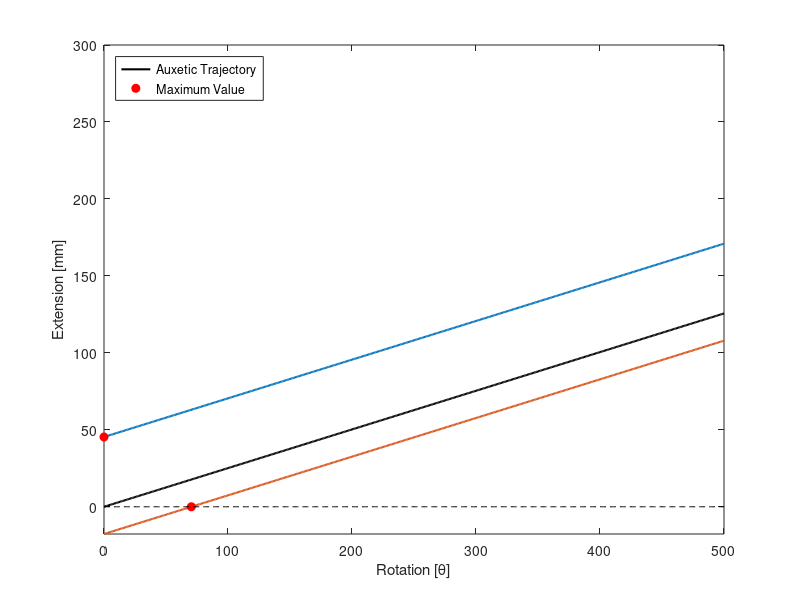

Source code (MATLAB):
close all
clc

max_disp = 45.34; % in mm
max_theta = 70.42; % in degress

points = [0, max_disp; max_theta, 0]; % maximum extension and rotation

figure()

x = 0:500;

y = 0.2512 * x;

z = zeros(501, 1);

p2 = plot(x, y, 'k-', 'LineWidth', 1.5, 'DisplayName', 'Auxetic Trajectory');

% Defining parallel lines

y1 = 0.2512.*x + points(1, 2);
y2 = 0.2512.*(x - points(2, 1));

hold on
plot(x, y1, '-', 'LineWidth', 1.5, 'HandleVisibility', 'off')
hold on
plot(x, y2, '-', 'LineWidth', 1.5, 'HandleVisibility', 'off')
hold on
p1 = plot(points(:,1), points(:,2), 'ro', 'MarkerFaceColor', 'r', 'DisplayName', 'Maximum Value');
hold on
plot(x, z, 'k--', 'LineWidth', 0.1, 'HandleVisibility', 'off'); % Zero line


legend('Location','Northwest')

xlabel('Rotation [\theta]')
ylabel('Extension [mm]')

xlim([min(x) max(x)]);
ylim([min(y2) 300]);

% figure size

x0 = 1000;
y0 = 650;
width = 500;
height = 350;
set(gcf, 'position', [x0, y0, width, height])